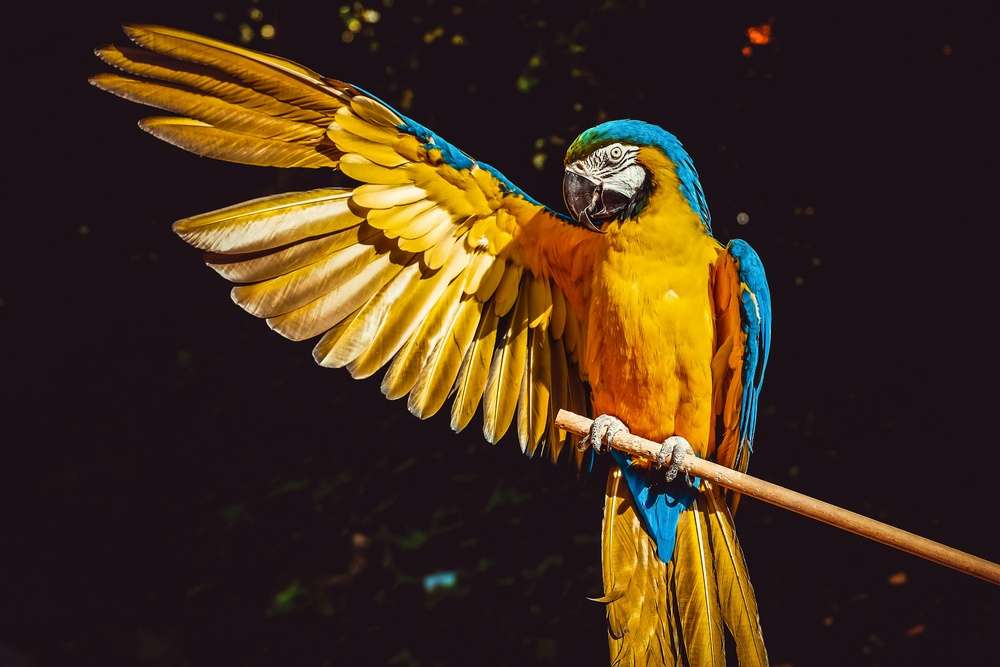
#> input picture parrot.jpg, 1000 x 667 px, shrunk from 4896 x 3264 before the run
$ python interactive.py
#> lines starting #> are read from the running program, lines starting #| are printed output that depends on the picture
import numpy as np
import matplotlib.pyplot as plt
from PIL import Image
import ipywidgets as widgets
from ipywidgets import interact
img = Image.open("parrot.jpg").convert("L")
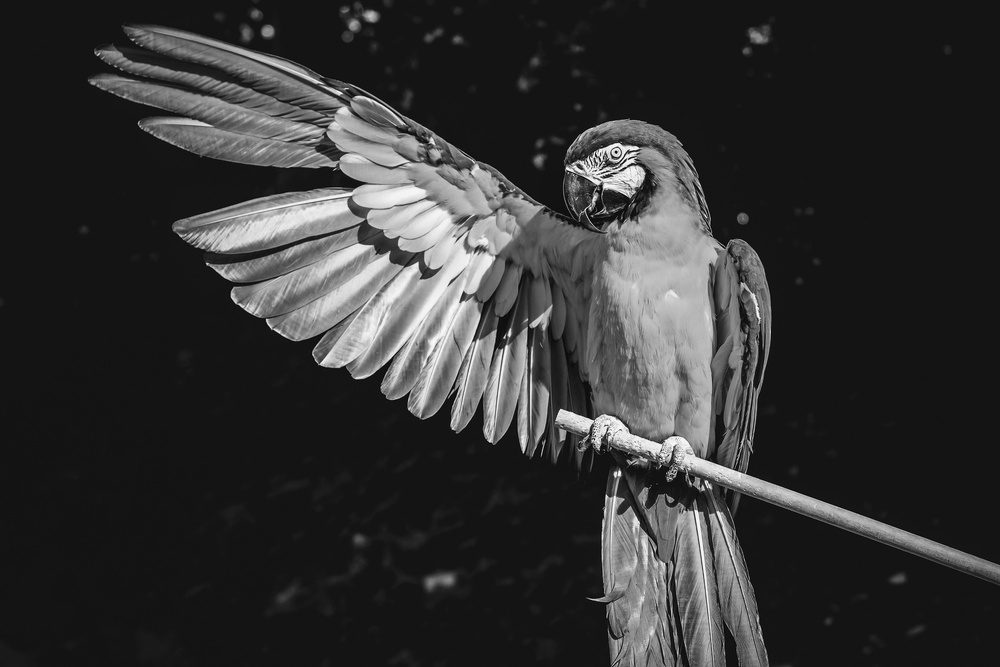
#> img: PIL image 1000x667 L; min 1, max 254, mean 51.2
img_matrix = np.array(img, dtype=float)
U, s, Vt = np.linalg.svd(img_matrix, full_matrices=False)
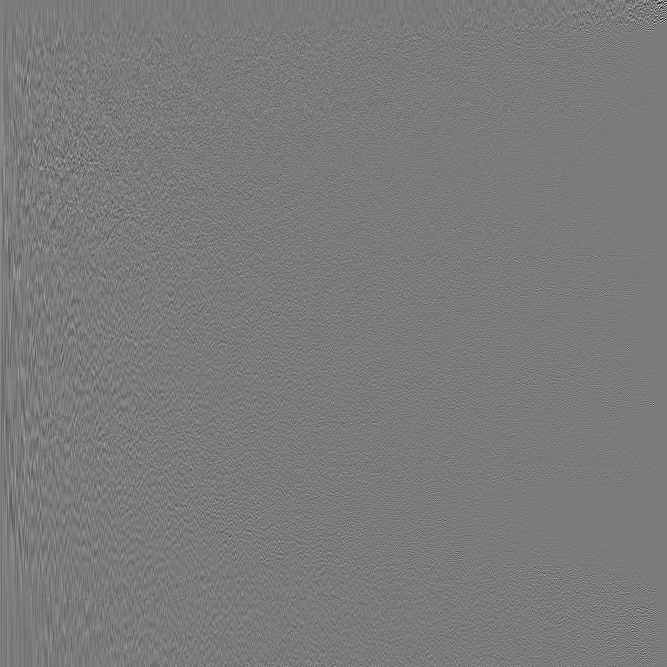
#> U: shape (667, 667) float64; min -0.47, max 0.504, mean 5.36e-05; drawn with min black and max white
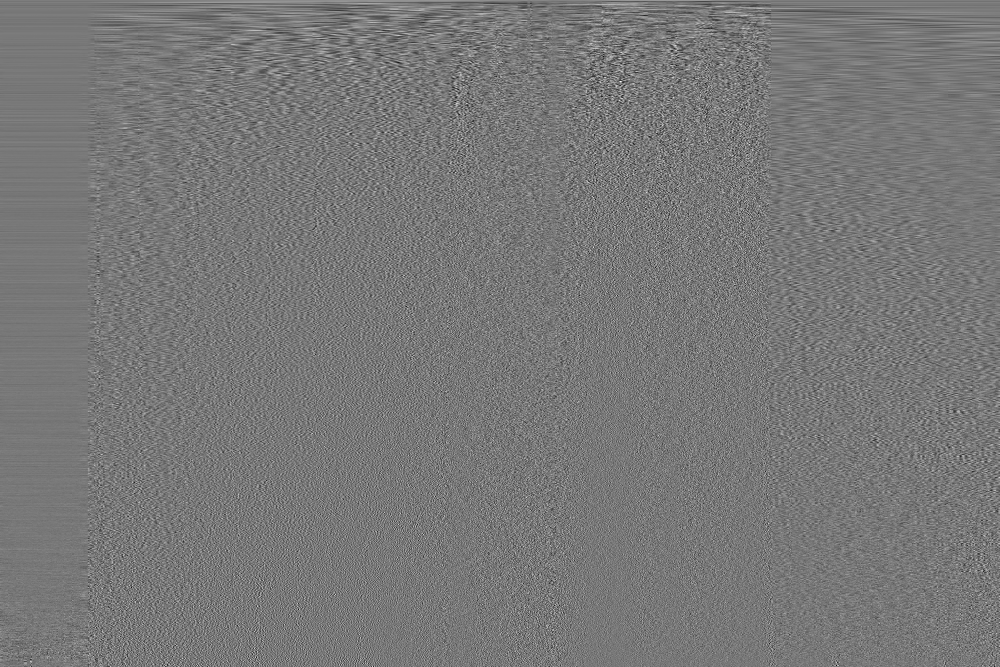
#> Vt: shape (667, 1000) float64; min -0.217, max 0.244, mean 2.46e-05; drawn with min black and max white
#> s = 667 values, max 52732 at index 0, min 1.4 at index 666, mean 579.5
#> the sliders are set to k = 50

def reconstruct_image(k):
#> called with k = 50
    S = np.diag(s[:k])
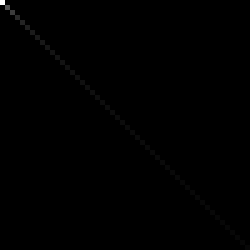
#> S: shape (50, 50) float64 (shown 5 times larger); min 0, max 52732, mean 89; drawn with min black and max white
    img_reconstructed = np.dot(U[:, :k], np.dot(S, Vt[:k, :]))
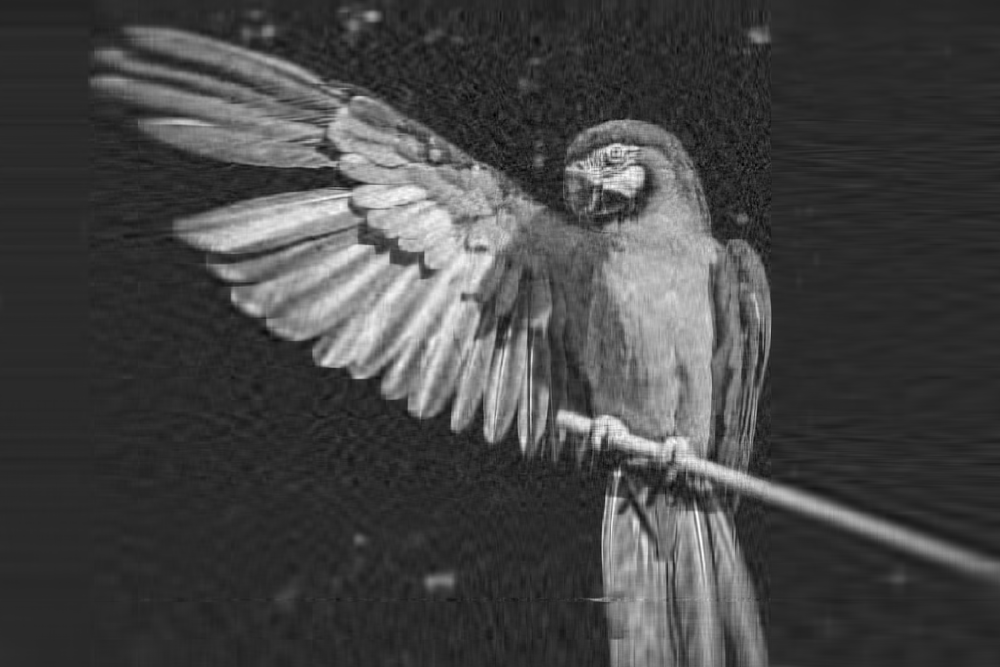
#> img_reconstructed: shape (667, 1000) float64; min -30.18, max 271.7, mean 51.2; drawn with min black and max white
    plt.figure(figsize=(8, 6))
    plt.imshow(img_reconstructed, cmap='gray')
    plt.title(f"Reconstructed Image using {k} singular values")
    plt.axis('off')
    plt.show()

# Create a slider widget. The maximum is set to the number of singular values
interact(reconstruct_image, k=widgets.IntSlider(min=1, max=len(s), step=1, value=50))
